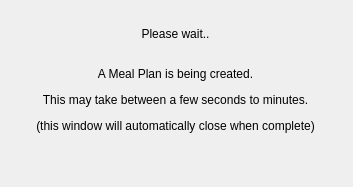
<?xml version="1.0" encoding="UTF-8"?>
<ui version="4.0">
 <class>CreatePlan_InProgress</class>
 <widget class="QDialog" name="CreatePlan_InProgress">
  <property name="geometry">
   <rect>
    <x>0</x>
    <y>0</y>
    <width>353</width>
    <height>187</height>
   </rect>
  </property>
  <property name="windowTitle">
   <string>A Meal Plan is being created...</string>
  </property>
  <widget class="QLabel" name="label">
   <property name="geometry">
    <rect>
     <x>30</x>
     <y>10</y>
     <width>291</width>
     <height>141</height>
    </rect>
   </property>
   <property name="text">
    <string>&lt;html&gt;&lt;head/&gt;&lt;body&gt;&lt;p align=&quot;center&quot;&gt;Please wait..&lt;br/&gt;&lt;/p&gt;&lt;p align=&quot;center&quot;&gt;A Meal Plan is being created.&lt;/p&gt;&lt;p align=&quot;center&quot;&gt;This may take between a few seconds to minutes.&lt;/p&gt;&lt;p align=&quot;center&quot;&gt;(this window will automatically close when complete)&lt;/p&gt;&lt;/body&gt;&lt;/html&gt;</string>
   </property>
  </widget>
 </widget>
 <resources/>
 <connections/>
</ui>
